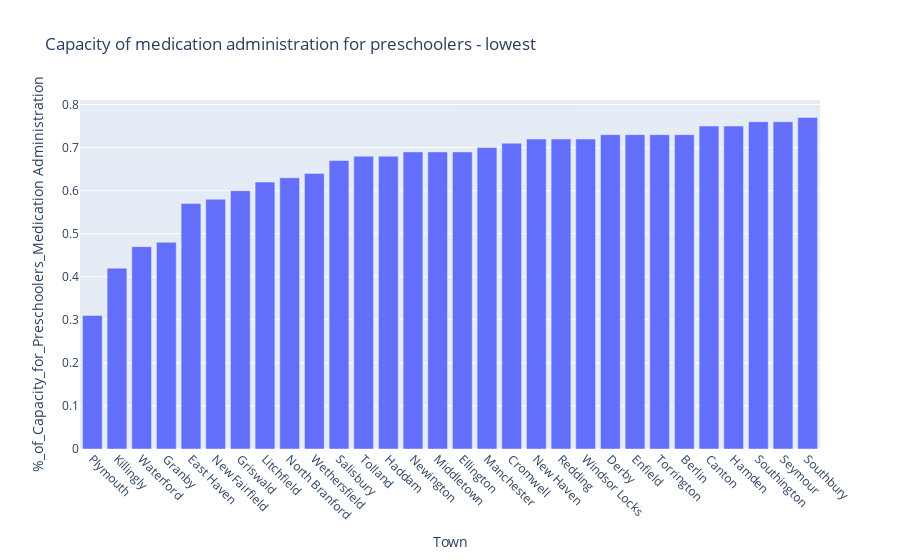

This figure's notebook cell:
### Code cell
# bar chart for sorted ascending lowest 30 in %_of_Capacity_for_Preschoolers_MedicationAdministration

fig = px.bar(df7_tlpc, x="Town", y="%_of_Capacity_for_Preschoolers_Medication Administration", title='Capacity of medication administration for preschoolers - lowest') 
fig.update_xaxes(tickangle=45)
fig.show()

### Figure 1 — Plotly figure (JSON) as saved in the notebook; plotly's stock layout.template omitted (floating-point values rounded to 4 significant figures)
{"data": [{"alignmentgroup": "True", "hovertemplate": "Town=%{x}<br>%_of_Capacity_for_Preschoolers_Medication Administration=%{y}<extra></extra>", "legendgroup": "", "marker": {"color": "#636efa"}, "name": "", "offsetgroup": "", "orientation": "v", "showlegend": false, "textposition": "auto", "type": "bar", "x": ["Plymouth", "Killingly", "Waterford", "Granby", "East Haven", "New Fairfield", "Griswald", "Litchfield", "North Branford", "Wethersfield", "Salisbury", "Tolland", "Haddam", "Newington", "Middletown", "Ellington", "Manchester", "Cromwell", "New Haven", "Redding", "Windsor Locks", "Derby", "Enfield", "Torrington", "Berlin", "Canton", "Hamden", "Southington", "Seymour", "Southbury"], "xaxis": "x", "y": [0.31, 0.42, 0.47, 0.48, 0.57, 0.58, 0.6, 0.62, 0.63, 0.64, 0.67, 0.68, 0.68, 0.69, 0.69, 0.69, 0.7, 0.71, 0.72, 0.72, 0.72, 0.73, 0.73, 0.73, 0.73, 0.75, 0.75, 0.76, 0.76, 0.77], "yaxis": "y"}], "layout": {"barmode": "relative", "legend": {"tracegroupgap": 0}, "title": {"text": "Capacity of medication administration for preschoolers - lowest"}, "xaxis": {"anchor": "y", "domain": [0, 1], "tickangle": 45, "title": {"text": "Town"}}, "yaxis": {"anchor": "x", "domain": [0, 1], "title": {"text": "%_of_Capacity_for_Preschoolers_Medication Administration"}}}}
